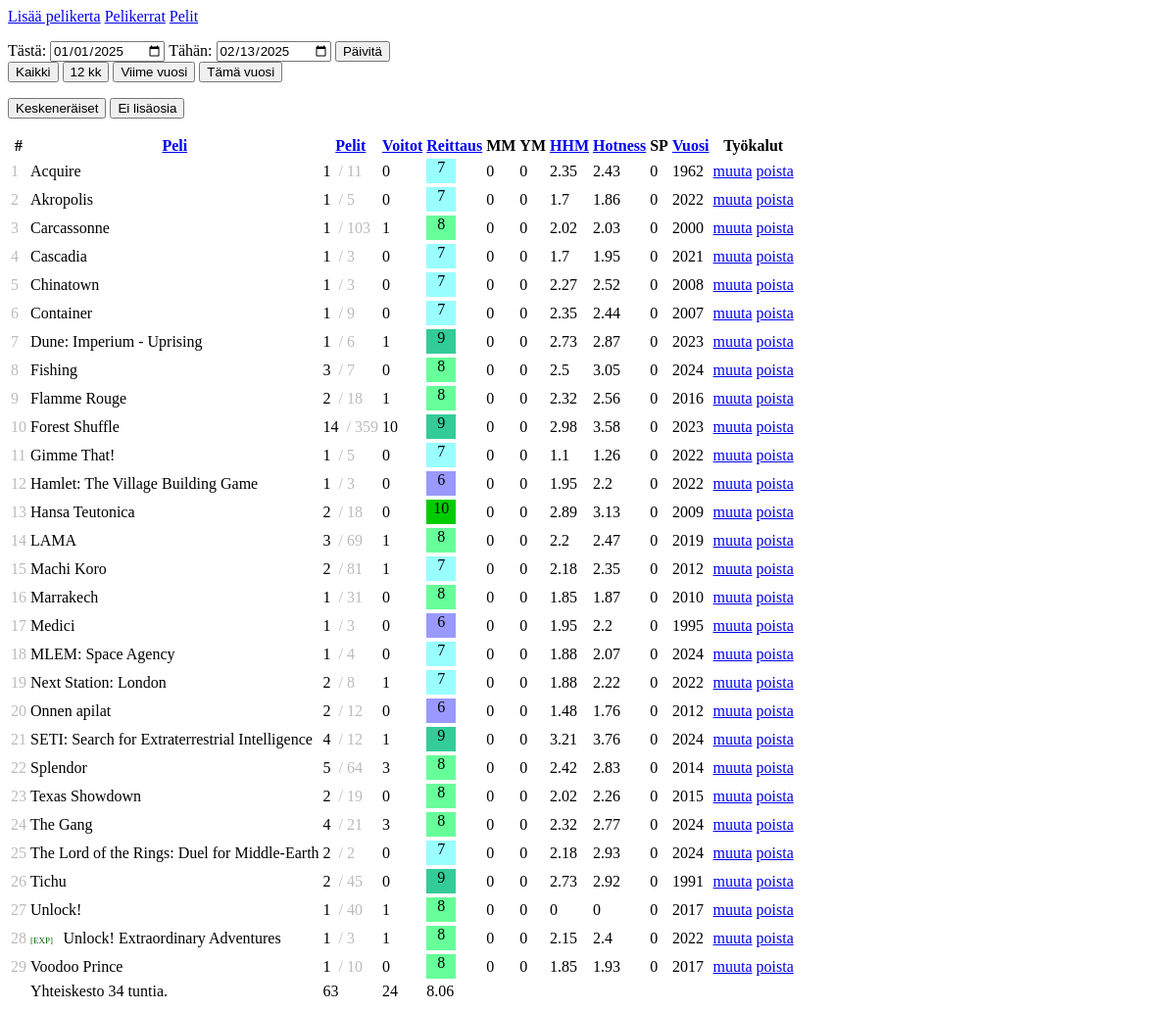
The page /?tab=games on the database its author committed.
### tables this page shows
CREATE TABLE games (
            id INTEGER PRIMARY KEY AUTOINCREMENT,
            name TEXT NOT NULL,
            year INTEGER,
            bgg INTEGER,
            rating INTEGER,
            playtime INTEGER,
            parent INTEGER
        );

### index.php (called while the page is built, shortened)
<?php
require_once 'class-database.php';
require_once 'class-ui.php';
require_once 'class-game.php';
$db = new Database();
$ui = new UI($db);
$ui->showHeader();
$ui->render();
$ui->showFooter();

### class-database.php (called while the page is built, shortened)
<?php
class Database {
    private $db;
    public function __construct($dbname = 'database.sqlite') {
        $this->db = new SQLite3($dbname);
    }
    private function initialize() {
        $this->db->exec("CREATE TABLE IF NOT EXISTS games (
            id INTEGER PRIMARY KEY AUTOINCREMENT,
            name TEXT NOT NULL,
            year INTEGER,
            bgg INTEGER,
            rating INTEGER,
            playtime INTEGER,
            parent INTEGER
        )");
        $this->db->exec("CREATE TABLE IF NOT EXISTS users (
            id INTEGER PRIMARY KEY AUTOINCREMENT,
            user_name TEXT NOT NULL,
            password TEXT NOT  NULL,
            email TEXT NOT NULL
        )");
        $this->db->exec("CREATE TABLE IF NOT EXISTS plays (
            id INTEGER PRIMARY KEY AUTOINCREMENT,
            game INTEGER NOT NULL,
            date TEXT NOT NULL,
            plays INTEGER NOT NULL DEFAULT 1,
            wins INTEGER NOT NULL DEFAULT 0,
            players INTEGER NOT NULL DEFAULT 2
        )");
        $this->db->exec("CREATE TABLE IF NOT EXISTS entities (
            id INTEGER PRIMARY KEY AUTOINCREMENT,
            name TEXT NOT NULL,
            type TEXT NOT NULL
        )");
        $this->db->exec("CREATE TABLE IF NOT EXISTS tags (
            id INTEGER PRIMARY KEY AUTOINCREMENT,
            name TEXT NOT NULL
        )");
        $this->db->exec("CREATE TABLE IF NOT EXISTS game_entities (
            id INTEGER PRIMARY KEY AUTOINCREMENT,
            game_id INTEGER NOT NULL,
            entity_id INTEGER NOT NULL
        )");
        $this->db->exec("CREATE TABLE IF NOT EXISTS game_taxonomy (
            id INTEGER PRIMARY KEY AUTOINCREMENT,
            game_id INTEGER NOT NULL,
            tag_id INTEGER NOT NULL
        )");
        $this->db->exec("CREATE TABLE IF NOT EXISTS sessions (
            sid TEXT PRIMARY KEY,
            user_id INTEGER NOT NULL,
            open_time TIMESTAMP DEFAULT CURRENT_TIMESTAMP
        )");
    }
    public function getGames() {
        $stmt = $this->db->prepare('SELECT * FROM games');
        $result = $stmt->execute();
        $games = [];
        while ($row = $result->fetchArray(SQLITE3_ASSOC)) {
            $games[] = $row;
        }
        return $games;
    }
}

### class-ui.php (the view, shortened to what this page needs)
<?php
class UI {
    private $db;
	public function __construct($db) {
        $this->db = $db;
    }
    public function render() {
        if (isset($_REQUEST['tab']) && $_REQUEST['tab'] === 'games') {
            $this->showGames();
        }
    }
        ?>
        <?php
    public function showHeader() {
		?>
<!DOCTYPE html>
<html>
<head>
    <link rel="stylesheet" href="https://unpkg.com/@blaze/css@x.x.x/dist/blaze/blaze.css">
</head>
<body>
    <div class="o-container o-container--large u-text">
        <div role="tablist" class="c-tabs">
            <div class="c-tabs__nav">
                <div class="c-tabs__headings">
                    <a href="/?tab=addplay" role="tab" class="c-tab-heading <?php isset($_REQUEST['tab']) && $_REQUEST['tab'] === 'addplay' && printf('c-tab-heading--active') ?>">Lisää pelikerta</a>
                    <a href="/?tab=plays" role="tab" class="c-tab-heading <?php isset($_REQUEST['tab']) && $_REQUEST['tab'] === 'plays' && printf('c-tab-heading--active') ?>">Pelikerrat</a>
                    <a href="/?tab=games" role="tab" class="c-tab-heading <?php isset($_REQUEST['tab']) && $_REQUEST['tab'] === 'games' && printf('c-tab-heading--active') ?>">Pelit</a>
                </div>
            </div>
        </div>
        <?php
	}
    public function showFooter() {
        ?>
    </div>
</body>
</html>
        <?php
    }
			?>
        <?php
    private function showGames() {
        $gamesData = $this->db->getGames();
        $games = array();
        foreach ($gamesData as $game) {
            $games[ $game['id'] ] = new Game($game);
        }
        list('from' => $from, 'to' => $to) = $this->getDateRange();
        $orderby = 'name';
        if ($orderby === 'name') {
            uasort($games, function($a, $b) { return strcasecmp($a->name, $b->name); });
        }
        $i = 1;
        ?>
<div class="spacer"></div>
        <?php
        $this->dateRangeButtons($from, $to, 'games');
        ?>
<div class="spacer"></div>
        <form method="get">
            <button type="submit" name="incomplete" value="1" class="c-button c-button--brand">Keskeneräiset</button>
            <button type="submit" name="no_exp" value="1" class="c-button c-button--brand">Ei lisäosia</button>
        </form>
<div class="spacer"></div>
<table class="c-table c-table--striped">
    <thead class="c-table__head">
        <tr class="c-table__row c-table__row--heading">
            <th class="u-small c-table__cell">#</th>
            <th class="u-small c-table__cell wide_cell-4"><a class="c-link" href="/?<?php echo $this->getURLString(['orderby' => 'name'])?>">Peli</a></th>
            <th class="u-small c-table__cell"><a class="c-link" href="/?<?php echo $this->getURLString(['orderby' => 'plays'])?>">Pelit</a></th>
            <th class="u-small c-table__cell"><a class="c-link" href="/?<?php echo $this->getURLString(['orderby' => 'wins'])?>">Voitot</a></th>
            <th class="u-small c-table__cell"><a class="c-link" href="/?<?php echo $this->getURLString(['orderby' => 'rating'])?>">Reittaus</a></th>
            <th class="u-small c-table__cell">MM</th>
            <th class="u-small c-table__cell">YM</th>
            <th class="u-small c-table__cell"><a class="c-link" href="/?<?php echo $this->getURLString(['orderby' => 'happiness'])?>">HHM</a></th>
            <th class="u-small c-table__cell"><a class="c-link" href="/?<?php echo $this->getURLString(['orderby' => 'hotness'])?>">Hotness</a></th>
            <th class="u-small c-table__cell">SP</th>
            <th class="u-small c-table__cell"><a class="c-link" href="/?<?php echo $this->getURLString(['orderby' => 'year'])?>">Vuosi</a></th>
            <th class="u-small c-table__cell wide_cell-2">Työkalut</th>
        </tr>
    </thead>
    <tbody class="c-table__body">
        <?php
        $totals = ['plays' => 0, 'hours' => 0, 'wins' => 0, 'rating' => 0];
        foreach ($games as $game) {
            if ($game->plays < 1) {
                continue;
            }
            if (!$game->parent) {
                $totals['plays'] += $game->plays;
                $totals['wins'] += $game->wins;
                $totals['hours'] += $game->plays * $game->playtime;
                $totals['rating'] += $game->rating * $game->plays;
            }
            ?>
        <tr class="c-table__row">
            <td class="c-table__cell pale"><?php echo $i++; ?></td>
            <td class="c-table__cell wide_cell-4"><?php echo $game->getName(); ?></td>
            <td class="c-table__cell"><?php echo $game->plays ?> <span class="u-small pale">&nbsp;/&nbsp;<?php echo $game->totalplays; ?></span></td>
            <td class="c-table__cell"><?php echo $game->wins; ?></td>
            <td class="c-table__cell"><?php echo $game->getRating(); ?></td>
            <td class="c-table__cell"><?php echo "0"; ?></td>
            <td class="c-table__cell"><?php echo "0"; ?></td>
            <td class="c-table__cell"><?php echo $game->happiness; ?></td>
            <td class="c-table__cell"><?php echo $game->hotness; ?></td>
            <td class="c-table__cell"><?php echo "0"; ?></td>
            <td class="c-table__cell"><?php echo $game->year; ?></td>
            <td class="c-table__cell wide_cell-2">
                <span class="c-input-group">
                    <?php
                    $editUrl = $this->getURLString(['edit_game' => $game->id]);
                    $deleteUrl = $this->getURLString([
                        'delete_game' => $game->id,
                        'nonce' => time(),
                    ]);
                    ?>
                    <a href="?<?php echo $editUrl; ?>" class="c-button c-button--brand u-xsmall">muuta</a>
                    <a href="?<?php echo $deleteUrl; ?>" class="c-button u-xsmall c-button--error">poista</a>
                </span>
            </td>
        </tr>
            <?php
        }
        ?>
        <tr class="c-table__row">
            <td class="c-table__cell"></td>
            <td class="c-table__cell wide_cell-4">Yhteiskesto <?php echo round($totals['hours'] / 60, 0); ?> tuntia.</td>
            <td class="c-table__cell"><?php echo $totals['plays']; ?></td>
            <td class="c-table__cell"><?php echo $totals['wins']; ?></td>
            <td class="c-table__cell"><?php $tp = $totals['plays'] ? $totals['plays'] : 1; echo round($totals['rating'] / $tp, 2); ?></td>
            <td class="c-table__cell"></td>
            <td class="c-table__cell"></td>
            <td class="c-table__cell"></td>
            <td class="c-table__cell"></td>
            <td class="c-table__cell"></td>
            <td class="c-table__cell"></td>
            <td class="c-table__cell"></td>
            <td class="c-table__cell"></td>
        </tr>
    </tbody>
</table>
        <?php
    }
    private function getURLString($args) {
        $pickupArgs = ['tab', '12months', 'everything', 'lastyear', 'thisyear', 'from', 'to', 'incomplete', 'no_exp'];
        foreach ($pickupArgs as $arg) {
            if (isset($_REQUEST[ $arg ])) {
                $args[ $arg ] = $_REQUEST[ $arg ];
            }
        }
        return http_build_query($args);
    }
    private function getDateRange() {
        $from = isset($_REQUEST['from']) ? $_REQUEST['from'] : date('Y-m-d', strtotime('first day of january this year'));
        $to = isset($_REQUEST['to']) ? $_REQUEST['to'] : date('Y-m-d');
        return ['from' => $from, 'to' => $to];
    }
    private function dateRangeButtons($from, $to, $tab) {
        ?>
<form method="get">
    <label for="from">Tästä:
        <input type="date" name="from" value="<?php echo $from; ?>">
    </label>
    <label for="to">Tähän:
        <input type="date" name="to" value="<?php echo $to; ?>">
    </label>
    <button type="submit" class="c-button c-button--brand">Päivitä</button>
</form>
<form method="get">
    <button type="submit" name="everything" value="1" class="c-button c-button--<?php echo isset($_REQUEST['everything']) ? 'info' : 'brand'; ?>">Kaikki</button>
    <button type="submit" name="12months" value="1" class="c-button c-button--<?php echo isset($_REQUEST['12months']) ? 'info' : 'brand'; ?>">12 kk</button>
    <button type="submit" name="lastyear" value="1" class="c-button c-button--<?php echo isset($_REQUEST['lastyear']) ? 'info' : 'brand'; ?>">Viime vuosi</button>
    <button type="submit" name="thisyear" value="1" class="c-button c-button--<?php echo isset($_REQUEST['thisyear']) ? 'info' : 'brand'; ?>">Tämä vuosi</button>
</form>
    <?php
    }
}

### class-game.php (shortened to what this page needs)
<?php
class Game {
    public $name;
    public $totalplays;
    public $plays;
    public $rating;
    public $parent;
    public $playtime;
    public function __construct($args) {
        $this->id = $args['id'];
        $this->name = $args['name'];
        $this->rating = $args['rating'];
        $this->parent = $args['parent'];
        $this->year = $args['year'];
        $this->playtime = $args['playtime'];
        $this->totalplays = 0;
        $this->happiness = 0;
        $this->hotness = 0;
        $this->plays = 0;
        $this->wins = 0;
    }
    public function addPlays(int $plays) {
        $this->plays += $plays;
    }
    public function addTotalPlays(int $plays) {
        $this->totalplays += $plays;
    }
    public function getName() {
        $name = $this->name;
        if ($this->parent > 0) {
            $name = '<span class="game_expansion">[Exp]</span> ' . $name;
        }
        return $name;
    }
    public function getRating() {
        return "<span class='rating rating-{$this->rating}'>{$this->rating}</span>";
    }
    public function countHappinessHotness() {
        $ratio = $this->plays && $this->totalplays ? 1 + $this->plays / $this->totalplays : 0;
        $happiness = ($this->rating - 4.5) * ($this->playtime * $this->plays);
        $hotness = $ratio * $ratio * sqrt($this->plays) * $happiness;
        $this->happiness = round(log10($happiness), 2);
        $this->hotness = round(log10($hotness), 2);
    }
}

### class-ui.php (style rules this page uses)
.wide_cell-4, .c-table__row--heading .wide_cell-4 { flex-grow: 4; }
.wide_cell-2, .c-table__row--heading .wide_cell-2 { flex-grow: 2; }
.c-button.c-button--brand { --button-background: #2c3e50; }
.pale { color: #bbbbbb; }
.game_expansion { color: #006400; font-size: small; font-variant-caps: all-small-caps; margin-right: 0.5em; }
.rating { display: inline-block; width: 30px; height: 25px; text-align: center; color: #000000; }
.rating-10 { background-color: #00cc00; }
.rating-9 { background-color: #33cc99; }
.rating-8 { background-color: #66ff99; }
.rating-7 { background-color: #99ffff; }
.rating-6 { background-color: #9999ff; }
.c-table__row--heading .c-table__cell.u-small { font-size: var(--text-font-size-small); }
input[type="date"] { font-family: Helvetica, sans-serif }
.spacer { height: 1em; }

### rows shown on the page
games: name "Acquire", plays "1", totalplays "11", parent "0", rating "7", rating+playtime "2.35", rating+playtime "2.43", year "1962"
games: name "Akropolis", plays "1", totalplays "5", wins "0", rating "7", rating+playtime "1.7", rating+playtime "1.86", year "2022"
games: name "Carcassonne", plays "1", totalplays "103", wins "1", rating "8", rating+playtime "2.02", rating+playtime "2.03", year "2000"
games: name "Cascadia", plays "1", totalplays "3", wins "0", rating "7", rating+playtime "1.7", rating+playtime "1.95", year "2021"
games: name "Chinatown", plays "1", totalplays "3", parent "0", rating "7", rating+playtime "2.27", rating+playtime "2.52", year "2008"
games: name "Container", plays "1", totalplays "9", wins "0", rating "7", rating+playtime "2.35", rating+playtime "2.44", year "2007"
games: name "Dune: Imperium - Uprising", plays "1", totalplays "6", wins "1", rating "9", rating+playtime "2.73", rating+playtime "2.87", year "2023"
games: name "Fishing", plays "3", totalplays "7", wins "0", rating "8", rating+playtime "2.5", rating+playtime "3.05", year "2024"
games: name "Flamme Rouge", plays "2", totalplays "18", wins "1", rating "8", rating+playtime "2.32", rating+playtime "2.56", year "2016"
games: name "Forest Shuffle", plays "14", totalplays "359", wins "10", rating "9", rating+playtime "2.98", rating+playtime "3.58", year "2023"
games: name "Gimme That!", plays "1", totalplays "5", wins "0", rating "7", rating+playtime "1.1", rating+playtime "1.26", year "2022"
games: name "Hamlet: The Village Building Game", plays "1", totalplays "3", wins "0", rating "6", rating+playtime "1.95", rating+playtime "2.2", year "2022"
games: name "Hansa Teutonica", plays "2", totalplays "18", wins "0", rating "10", rating+playtime "2.89", rating+playtime "3.13", year "2009"
games: name "LAMA", plays "3", totalplays "69", wins "1", rating "8", rating+playtime "2.2", rating+playtime "2.47", year "2019"
games: name "Machi Koro", plays "2", totalplays "81", wins "1", rating "7", rating+playtime "2.18", rating+playtime "2.35", year "2012"
games: name "Marrakech", plays "1", totalplays "31", wins "0", rating "8", rating+playtime "1.85", rating+playtime "1.87", year "2010"
games: name "Medici", plays "1", totalplays "3", parent "0", rating "6", rating+playtime "1.95", rating+playtime "2.2", year "1995"
games: name "MLEM: Space Agency", plays "1", totalplays "4", wins "0", rating "7", rating+playtime "1.88", rating+playtime "2.07", year "2024"
games: name "Next Station: London", plays "2", totalplays "8", wins "1", rating "7", rating+playtime "1.88", rating+playtime "2.22", year "2022"
games: name "Onnen apilat", plays "2", totalplays "12", wins "0", rating "6", rating+playtime "1.48", rating+playtime "1.76", year "2012"
games: name "SETI: Search for Extraterrestrial Intelligence", plays "4", totalplays "12", wins "1", rating "9", rating+playtime "3.21", rating+playtime "3.76", year "2024"
games: name "Splendor", plays "5", totalplays "64", wins "3", rating "8", rating+playtime "2.42", rating+playtime "2.83", year "2014"
games: name "Texas Showdown", plays "2", totalplays "19", wins "0", rating "8", rating+playtime "2.02", rating+playtime "2.26", year "2015"
games: name "The Gang", plays "4", totalplays "21", wins "3", rating "8", rating+playtime "2.32", rating+playtime "2.77", year "2024"
games: name "The Lord of the Rings: Duel for Middle-Earth", plays "2", totalplays "2", wins "0", rating "7", rating+playtime "2.18", rating+playtime "2.93", year "2024"
games: name "Tichu", plays "2", totalplays "45", parent "0", rating "9", rating+playtime "2.73", rating+playtime "2.92", year "1991"
games: name "Unlock!", plays "1", totalplays "40", wins "1", rating "8", parent "0", year "2017"
games: name "Unlock! Extraordinary Adventures", plays "1", totalplays "3", wins "1", rating "8", rating+playtime "2.15", rating+playtime "2.4", year "2022"
games: name "Voodoo Prince", plays "1", totalplays "10", wins "0", rating "8", rating+playtime "1.85", rating+playtime "1.93", year "2017"

### other values the page prints
$totals['hours'] / 60 "34"
$totals['plays'] "63"
$totals['wins'] "24"
$totals['rating'] / $tp "8.06"
